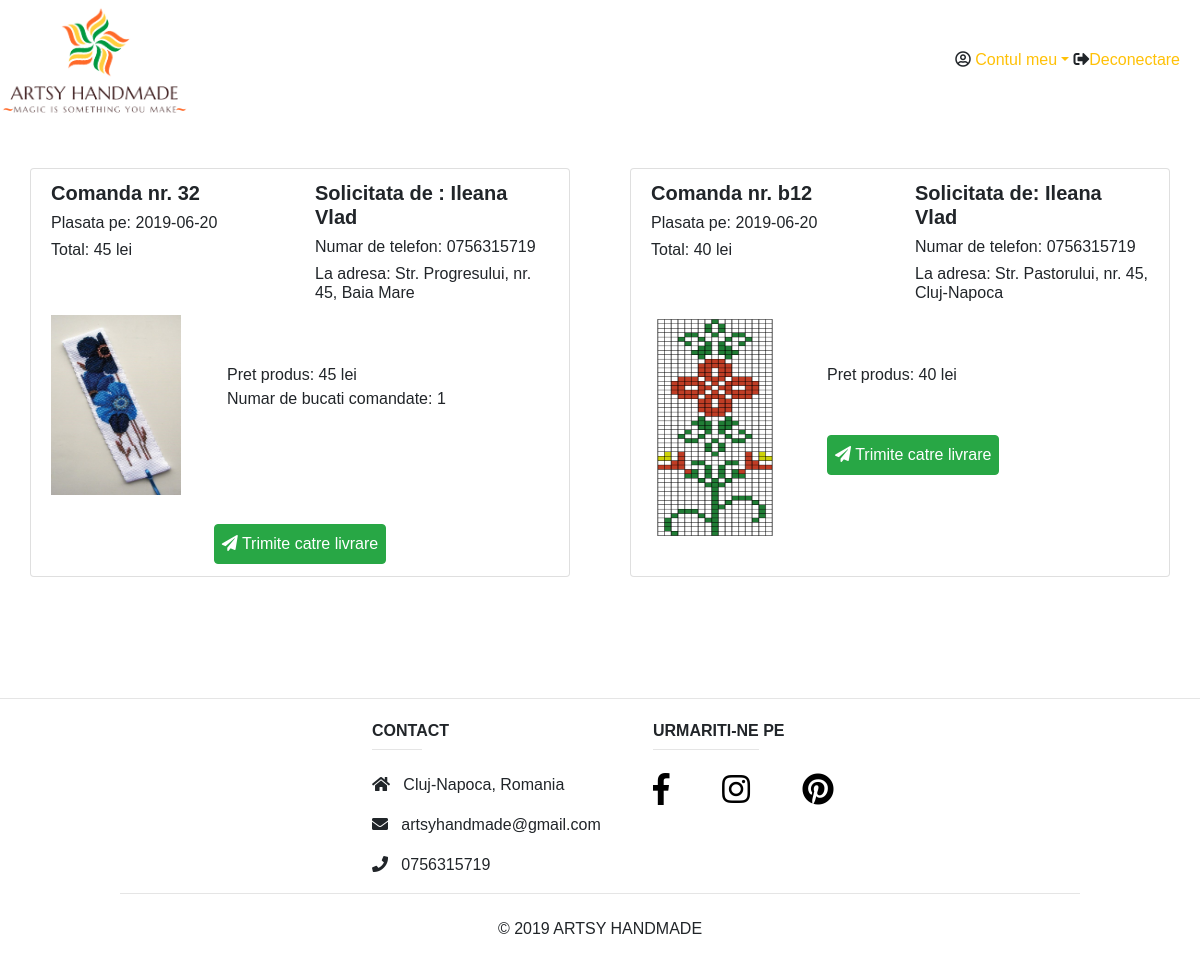
The page /checkOrders.php (signed in) on the database its author committed.
### tables this page shows
CREATE TABLE `deliveries` (
  `id` int(11) NOT NULL,
  `id_user` int(10) NOT NULL,
  `first_name` varchar(50) NOT NULL,
  `last_name` varchar(50) NOT NULL,
  `email` varchar(50) NOT NULL,
  `city` varchar(50) NOT NULL,
  `address` varchar(50) NOT NULL,
  `phone` varchar(50) NOT NULL,
  `sum` varchar(50) NOT NULL,
  `date` date NOT NULL,
  `delivered` tinyint(1) NOT NULL
);

CREATE TABLE `order_deliveries` (
  `id` int(11) NOT NULL,
  `id_order` int(10) NOT NULL,
  `id_deliveries` int(10) NOT NULL
);

CREATE TABLE `product` (
  `id` int(11) NOT NULL,
  `name` varchar(50) NOT NULL,
  `link` varchar(50) NOT NULL,
  `price` int(10) NOT NULL,
  `color` varchar(50) NOT NULL,
  `quantity` int(10) NOT NULL,
  `description` varchar(200) NOT NULL
);

CREATE TABLE `product_order` (
  `id` int(11) NOT NULL,
  `id_product` int(10) NOT NULL,
  `id_user` int(10) NOT NULL,
  `date` date NOT NULL,
  `quantity` int(10) NOT NULL,
  `ordered` tinyint(1) NOT NULL
);

CREATE TABLE `bookmark_order` (
  `id` int(11) NOT NULL,
  `id_bookmark` int(10) NOT NULL,
  `id_deliveries` int(10) NOT NULL
);

CREATE TABLE `bookmark` (
  `id` int(11) NOT NULL,
  `id_user` int(10) NOT NULL,
  `link` varchar(50) NOT NULL,
  `date` date NOT NULL,
  `evaluation_date` date NOT NULL,
  `price` int(10) NOT NULL,
  `checked` tinyint(1) NOT NULL,
  `ordered` int(10) NOT NULL
);

### checkOrders.php (the view, shortened to what this page needs)
<!DOCTYPE html>
<html lang="en">
<head>
    <link rel="stylesheet" href="https://maxcdn.bootstrapcdn.com/bootstrap/4.3.1/css/bootstrap.min.css">
    <link rel='stylesheet' href='https://use.fontawesome.com/releases/v5.7.0/css/all.css'
>
    <link rel="stylesheet" href="style.css">
</head>
<body>
<div>
    <div class="d-inline">
        <img src="myLogo.png" class="myLogo">
    </div>
    <div class="options d-inline">
        <span class="dropdown"><i class="far fa-user-circle"></i>
            <a href="#" class=" dropdown dropdown-toggle link-text" data-toggle="dropdown">Contul meu</a>
        </span>
        <i class="fas fa-sign-out-alt"></i><a href="clientHome.php?logout"><span
                    class="link-text">Deconectare</span></a>
    </div>
</div>
<br>
<br>
<?php
include("connection.php");
?>
<div class="content">
    <div class="row">
        <?php
        $query1 = mysqli_query($conn, "SELECT DISTINCT id_deliveries FROM order_deliveries ORDER BY id_deliveries DESC");
        if (mysqli_num_rows($query1) > 0) {
        ?>
        <div class="col-6">
            <?php
            while ($row1 = mysqli_fetch_array($query1)) {
                $deliveriesId = $row1[0];
                $query2 = mysqli_query($conn, "SELECT sum, date FROM deliveries WHERE id='$deliveriesId' AND delivered=0");
                if (mysqli_num_rows($query2) > 0) {
                    $row2 = mysqli_fetch_array($query2);
                    $sum = $row2[0];
                    $date = $row2[1];
                    ?>
                    <form action="sendOrderToDelivery.php" method="post">
                        <div class="col">
                            <div class="list-group-item container">
                                <div class="row">
                                    <div class="col-6">
                                        <div>
                                            <h5><strong>Comanda nr. <?php echo $deliveriesId ?></strong></h5>
                                        </div>
                                        <div>
                                            <h6> Plasata pe: <?php echo $date ?></h6>
                                        </div>
                                        <div>
                                            <h6> Total: <?php echo $sum ?> lei</h6>
                                        </div>
                                        <br>
                                        <br>
                                    </div>
                                    <?php
                                    $query3 = mysqli_query($conn, "SELECT * FROM deliveries WHERE id='$deliveriesId'");
                                    if (mysqli_num_rows($query3) > 0) {
                                        $row3 = mysqli_fetch_array($query3);
                                        $firstName = $row3[2];
                                        $lastName = $row3[3];
                                        $city = $row3[5];
                                        $address = $row3[6];
                                        $phone = $row3[7];
                                        ?>
                                        <div class="col-6">
                                            <div>
                                                <h5><strong>Solicitata de : <?php echo $firstName;
                                                        echo $lastName ?></strong></h5>
                                            </div>
                                            <div>
                                                <h6> Numar de telefon: <?php echo $phone ?></h6>
                                            </div>
                                            <div>
                                                <h6> La adresa: <?php echo $address;
                                                    echo ", ";
                                                    echo $city ?></h6>
                                            </div>
                                        </div>
                                        <br>
                                        <?php
                                    }
                                    $query4 = mysqli_query($conn, "SELECT id_order FROM order_deliveries WHERE id_deliveries='$deliveriesId'");
                                    if (mysqli_num_rows($query4) > 0) {
                                        while ($row4 = mysqli_fetch_array($query4)) {
                                            $orderId = $row4[0];
                                            $query5 = mysqli_query($conn, "SELECT * FROM product_order WHERE id='$orderId'");
                                            if (mysqli_num_rows($query5) > 0) {
                                                $row5 = mysqli_fetch_array($query5);
                                                $productId = $row5[1];
                                                $quantity = $row5[4];
                                                $query6 = mysqli_query($conn, "SELECT * FROM product WHERE id='$productId'");
                                                if (mysqli_num_rows($query6) > 0) {
                                                    $row6 = mysqli_fetch_array($query6);
                                                    $link = $row6[2];
                                                    $price = $row6[3];
                                                    ?>
                                                    <div class="col-4">
                                                        <div>
                                                            <img src="<?php echo $link ?>" class="img-prod">
                                                        </div>
                                                        <br>
                                                    </div>
                                                    <div class="col-6">
                                                        <br>
                                                        <br>
                                                        <div>Pret produs: <?php echo $price ?> lei</div>
                                                        <div>Numar de bucati
                                                            comandate: <?php echo $quantity ?></div>
                                                    </div>
                                                    <br>
                                                    <?php
                                                }
                                            }
                                        }
                                    }
                                    ?>
                                    <div class="mx-auto">
                                        <button class="btn btn-labeled btn-success">
                                            <span class="btn-label"><i class="fas fa-paper-plane"></i></span> Trimite
                                            catre livrare
                                        </button>
                                    </div>
                                </div>
                            </div>
                        </div>
                    </form>
                    <br><?php
                }
            }
            }
            ?>
        </div>
        <?php
        $query7 = mysqli_query($conn, "SELECT * FROM bookmark_order ORDER BY id DESC");
        if (mysqli_num_rows($query7) > 0) {
        ?>
        <div class="col-6">
            <?php
            while ($row7 = mysqli_fetch_array($query7)) {
                $id = $row7[0];
                $idDeliveries = $row7[2];
                $query8 = mysqli_query($conn, "SELECT * FROM deliveries WHERE id='$idDeliveries' AND delivered=0");
                if (mysqli_num_rows($query8) > 0) {
                    $row8 = mysqli_fetch_array($query8);
                    $sum1 = $row8[8];
                    $date1 = $row8[9];
                    $firstName1 = $row8[2];
                    $lastName1 = $row8[3];
                    $city1 = $row8[5];
                    $address1 = $row8[6];
                    $phone1 = $row8[7];
                    ?>
                    <form action="sendOrderToDelivery.php" method="post">
                        <div class="col">
                            <div class="list-group-item container">
                                <div class="row">
                                    <div class="col-6">
                                        <div>
                                            <h5><strong>Comanda nr. b<?php echo $id ?></strong></h5>
                                        </div>
                                        <div>
                                            <h6> Plasata pe: <?php echo $date1 ?></h6>
                                        </div>
                                        <div>
                                            <h6> Total: <?php echo $sum1 ?> lei</h6>
                                        </div>
                                        <br>
                                        <br>
                                    </div>
                                    <div class="col-6">
                                        <div>
                                            <h5><strong>Solicitata de: <?php echo $firstName1;
                                                    echo $lastName1 ?></strong></h5>
                                        </div>
                                        <div>
                                            <h6> Numar de telefon: <?php echo $phone1 ?></h6>
                                        </div>
                                        <div>
                                            <h6> La adresa: <?php echo $address1;
                                                echo ", ";
                                                echo $city1 ?></h6>
                                        </div>
                                    </div>
                                    <?php
                                    $query9 = mysqli_query($conn, "SELECT id_bookmark FROM bookmark_order WHERE id_deliveries='$idDeliveries'");
                                    if (mysqli_num_rows($query9) > 0) {
                                        while ($row9 = mysqli_fetch_array($query9)) {
                                            $bookmarkId = $row9[0];
                                            $query10 = mysqli_query($conn, "SELECT * FROM bookmark WHERE id='$bookmarkId'");
                                            if (mysqli_num_rows($query10) > 0) {
                                                $row10 = mysqli_fetch_array($query10);
                                                $link1 = $row10[2];
                                                $price1 = $row10[5];
                                                ?>
                                                <div class="col-4">
                                                    <div>
                                                        <img src="<?php echo $link1 ?>" class="img-bookmark">
                                                    </div>
                                                    <br>
                                                </div>
                                                <div class="col-6">
                                                    <br>
                                                    <br>
                                                    <div>Pret produs: <?php echo $price1 ?> lei</div>
                                                    <br>
                                                    <br>
                                                    <div>
                                                        <button class="btn btn-labeled btn-success">
                                                            <span class="btn-label"><i
                                                                        class="fas fa-paper-plane"></i></span> Trimite
                                                            catre livrare
                                                        </button>
                                                    </div>
                                                </div>
                                                <?php
                                            }
                                        }
                                    }
                                    ?>
                                </div>
                            </div>
                        </div>
                    </form>
                    <br>
                    <?php
                }
            }
            }
            ?>
        </div>
    </div>
</div>
<br>
<br>
<br>
<br>
<hr class="mt-0 d-inline-block" style="width: 100%;">
<div class="content-footer">
    <div class="row-footer">
        <div class="col-md-4">
            <h6 class="text-uppercase font-weight-bold">Contact</h6>
            <hr class="mt-0 d-inline-block" style="width: 20%;">
            <p>
                <i class="fas fa-home"></i> &nbsp; Cluj-Napoca, Romania</p>
            <p>
                <i class="fas fa-envelope"></i> &nbsp; artsyhandmade@gmail.com</p>
            <p>
                <i class="fas fa-phone"></i> &nbsp; 0756315719</p>
        </div>
        <div class="col-md-8">
            <h6 class="text-uppercase font-weight-bold">Urmariti-ne pe</h6>
            <hr class="mt-0 d-inline-block" style="width: 20%;">
            <p>
                <a href="https://www.facebook.com/" target="_blank" class="follow-us">
                    <i class="fab fa-facebook-f white-text mr-md-5 fa-2x"> </i>
                </a>
                <a href="https://www.instagram.com/" target="_blank" class="follow-us">
                    <i class="fab fa-instagram white-text mr-md-5 fa-2x"> </i>
                </a>
                <a href="https://ro.pinterest.com/" target="_blank" class="follow-us">
                    <i class="fab fa-pinterest white-text fa-2x"> </i>
                </a>
            </p>
        </div>
    </div>
</div>
<div class="text-center">
    <hr class="mt-0 d-inline-block" style="width: 80%;">
    <div>&copy; 2019 ARTSY HANDMADE</div>
</div>
<br>
</body>
</html>

### style.css (style rules this page uses)
.myLogo { width: 190px; height: 120px; }
.btn { padding: 7px; }
.img-prod { margin-bottom: 5px; height: 400px; width: 250px; }
.options { float: right; padding-right: 20px; padding-top: 4%; }
.link-text { color: #ffc107!important; }
div, p, a, span, h1, h2, h3, h4, h5, h6, strong { font-family: "Comic Sans MS", cursive, sans-serif; }
.content-footer { padding-left: 31%; }
.row-footer { display: flex; flex-wrap: wrap; margin-left: -15px; }
.follow-us, .follow-us:hover { color: black; }

### checkOrders.php (style rules this page uses)
.content { padding-right: 15px; padding-left: 15px; margin-right: auto; margin-left: auto; }
.img-prod { height: 180px; width: 130px; }
.img-bookmark { height: 225px; width: 130px; }

### rows shown on the page
deliveries: date "2019-06-20", sum "45", first_name "Ileana", last_name "Vlad", phone "0756315719", address "Str. Progresului, nr. 45", city "Baia Mare"
order_deliveries: product.link (picture), product.price "45", id_order.quantity "1"
bookmark_order: id "12", id_deliveries.date "2019-06-20", id_deliveries.sum "40", id_deliveries.first_name "Ileana", id_deliveries.last_name "Vlad", id_deliveries.phone "0756315719", id_deliveries.address "Str. Pastorului, nr. 45", id_deliveries.city "Cluj-Napoca", id_bookmark.link (picture), id_bookmark.price "40"

### other values the page prints
$deliveriesId "32"
